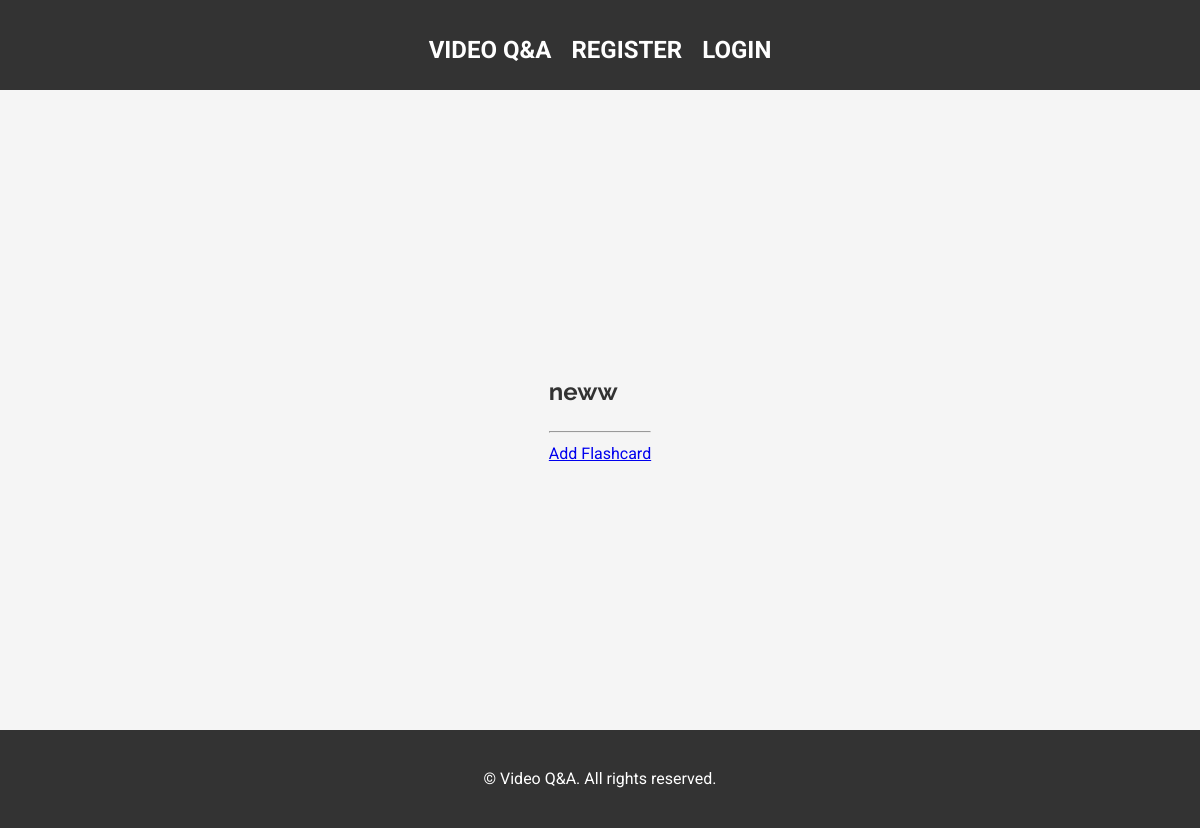
The app's page /flashcard_set/1 (signed in), older data.
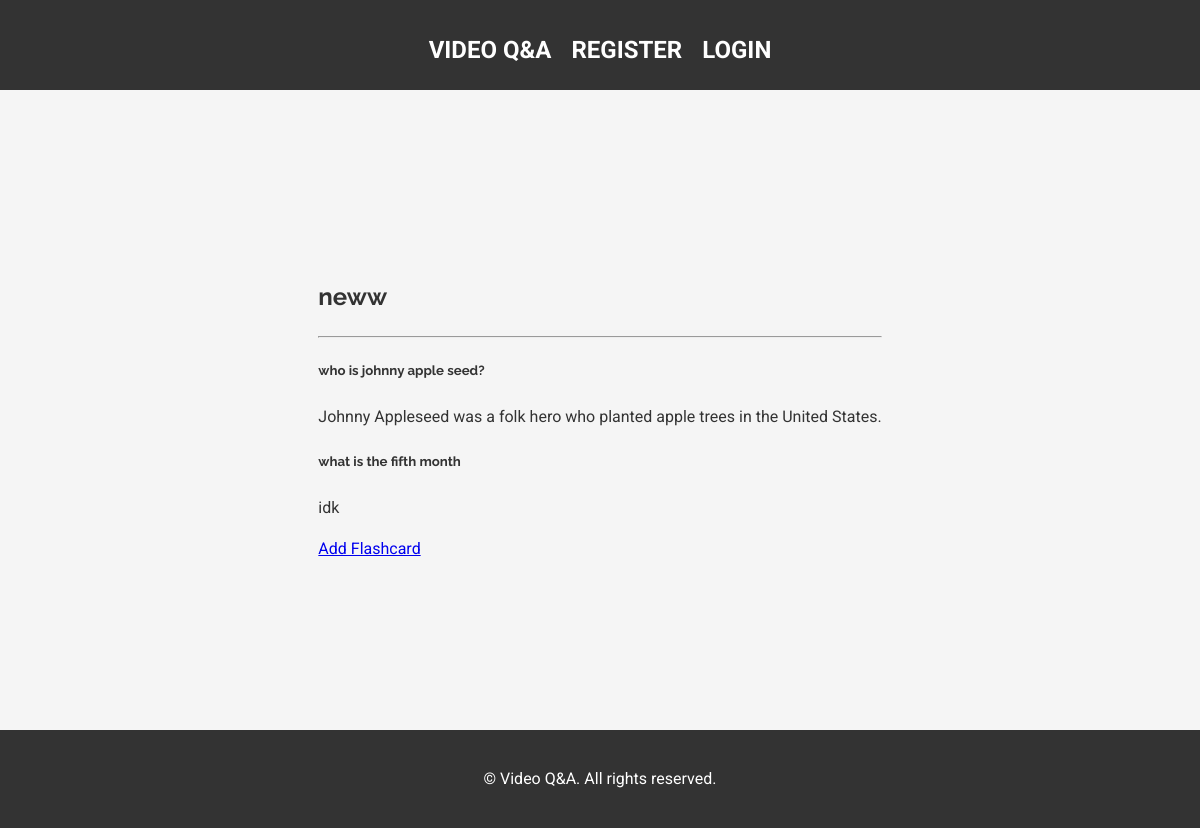
The same page, newer data.
### models.py (models this page shows, shortened)
class Flashcard(db.Model):
    id = db.Column(db.Integer, primary_key=True)
    question = db.Column(db.String(200), nullable=False)
    answer = db.Column(db.String(200), nullable=False)
    user_id = db.Column(db.Integer, db.ForeignKey('user.id'), nullable=False)
    flashcard_set_id = db.Column(db.Integer, db.ForeignKey('flashcard_set.id', name='fk_flashcard_set_id'), nullable=True)  # Added ForeignKey with name

### app.py (the view)
@app.route("/flashcard_set/<int:set_id>")
@login_required
def flashcard_set(set_id):
    flashcard_set = FlashcardSet.query.get_or_404(set_id)
    if flashcard_set.user_id != current_user.id:
        abort(403)
    flashcards = Flashcard.query.filter_by(flashcard_set_id=set_id).all()
    return render_template("flashcard_set.html", title=flashcard_set.title, flashcards=flashcards, flashcard_set=flashcard_set)

### app.py (called while the page is built)
@login_manager.user_loader
def load_user(user_id):
    return User.query.get(int(user_id))

### Templates/flashcard_set.html
{% extends "base.html" %}
{% block content %}
  <h1>{{ flashcard_set.title }}</h1>
  <hr>
  {% for flashcard in flashcard_set.flashcards %}
    <div class="card mb-3">
      <div class="card-body">
        <h5 class="card-title">{{ flashcard.question }}</h5>
        <p class="card-text">{{ flashcard.answer }}</p>
      </div>
    </div>
  {% endfor %}
  <a href="{{ url_for('new_flashcard', set_id=flashcard_set.id) }}" class="btn btn-primary">Add Flashcard</a>
{% endblock %}

Row changes from the older to the newer data that the page shows:
added Flashcard: question "who is johnny apple seed?", answer "Johnny Appleseed was a folk hero who planted apple trees in the United States."
added Flashcard: question "what is the fifth month", answer "idk"
